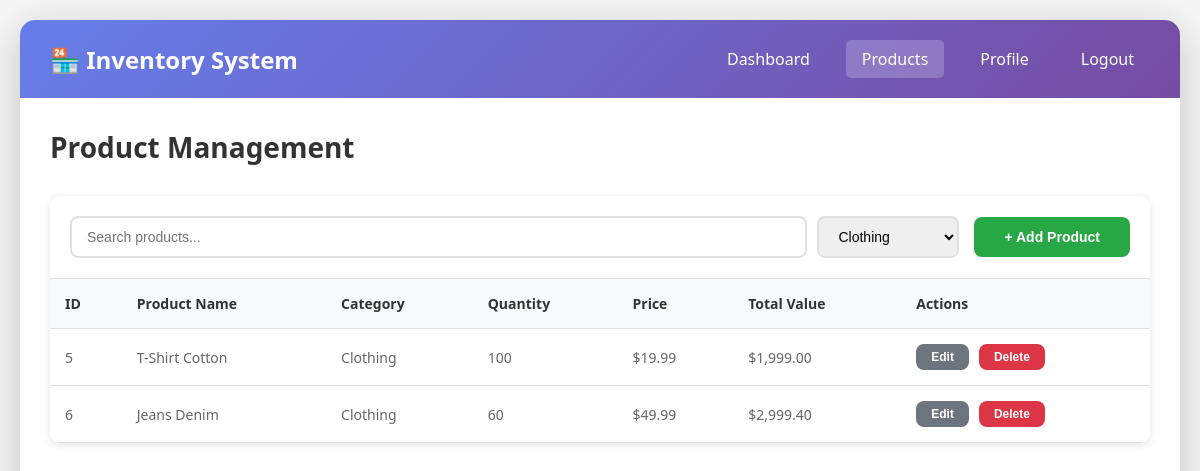
Screenshot of /products.php?category=Clothing (signed in) with the database file from the repository.
### tables this page shows
CREATE TABLE IF NOT EXISTS products (
    id INT AUTO_INCREMENT PRIMARY KEY,
    user_id INT NOT NULL,
    product_name VARCHAR(100) NOT NULL,
    category VARCHAR(50) NOT NULL,
    quantity INT NOT NULL DEFAULT 0,
    price DECIMAL(10,2) NOT NULL DEFAULT 0.00,
    description TEXT,
    created_at TIMESTAMP DEFAULT CURRENT_TIMESTAMP,
    updated_at TIMESTAMP DEFAULT CURRENT_TIMESTAMP ON UPDATE CURRENT_TIMESTAMP,
    FOREIGN KEY (user_id) REFERENCES users(id) ON DELETE CASCADE
);

### functions.php (called while the page is built, shortened)
<?php
require_once 'config.php';
function getAllProducts($user_id, $search = '', $category_filter = '') {
    global $conn;
    $query = "SELECT * FROM products WHERE user_id = ?";
    $params = [$user_id];
    $types = "i";
    if ($category_filter != '' && $category_filter != 'All') {
        $query .= " AND category = ?";
        $params[] = $category_filter;
        $types .= "s";
    }
    $query .= " ORDER BY created_at DESC";
    $stmt = mysqli_prepare($conn, $query);
    mysqli_stmt_bind_param($stmt, $types, ...$params);
    mysqli_stmt_execute($stmt);
    $result = mysqli_stmt_get_result($stmt);
    $products = [];
    while ($row = mysqli_fetch_assoc($result)) {
        $products[] = $row;
    }
    return $products;
}
function sanitizeOutput($data) {
    return htmlspecialchars($data, ENT_QUOTES, 'UTF-8');
}
?>

### products.php (the view, shortened to what this page needs)
<?php
require_once 'functions.php';
$user_id = $_SESSION['user_id'];
$search = $_GET['search'] ?? '';
$category_filter = $_GET['category'] ?? '';
$products = getAllProducts($user_id, $search, $category_filter);
?>
<!DOCTYPE html>
<html lang="en">
<head>
    <link rel="stylesheet" href="styles.css">
</head>
<body style="display: block; background: #f5f5f5;">
    <div class="container">
        <div class="dashboard-container">
            <nav class="navbar">
                <div class="navbar-brand">🏪 Inventory System</div>
                <div class="navbar-menu">
                    <a href="dashboard.php">Dashboard</a>
                    <a href="products.php" class="active">Products</a>
                    <a href="profile.php">Profile</a>
                    <a href="logout.php">Logout</a>
                </div>
            </nav>
            <div class="dashboard-content">
                <h1 class="page-title">Product Management</h1>
                <div class="table-container">
                    <div class="table-header">
                        <div class="search-filter">
                            <input type="text" id="searchInput" placeholder="Search products..." value="<?php echo sanitizeOutput($search); ?>">
                            <select id="categoryFilter">
                                <option value="Clothing" <?php echo $category_filter == 'Clothing' ? 'selected' : ''; ?>>Clothing</option>
                            </select>
                        </div>
                        <button class="btn btn-success" onclick="openAddModal()">+ Add Product</button>
                    </div>
                    <?php if (count($products) > 0): ?>
                    <table>
                        <thead>
                            <tr>
                                <th>ID</th>
                                <th>Product Name</th>
                                <th>Category</th>
                                <th>Quantity</th>
                                <th>Price</th>
                                <th>Total Value</th>
                                <th>Actions</th>
                            </tr>
                        </thead>
                        <tbody>
                            <?php foreach ($products as $product): ?>
                                <tr>
                                    <td><?php echo $product['id']; ?></td>
                                    <td><?php echo sanitizeOutput($product['product_name']); ?></td>
                                    <td><?php echo sanitizeOutput($product['category']); ?></td>
                                    <td class="<?php echo $product['quantity'] < 10 ? 'low-stock' : ''; ?>">
                                        <?php echo $product['quantity']; ?>
                                    </td>
                                    <td>$<?php echo number_format($product['price'], 2); ?></td>
                                    <td>$<?php echo number_format($product['quantity'] * $product['price'], 2); ?></td>
                                    <td>
                                        <div class="actions">
                                            <button class="btn btn-secondary btn-sm" onclick='editProduct(<?php echo json_encode($product); ?>)'>Edit</button>
                                            <button class="btn btn-danger btn-sm" onclick="deleteProduct(<?php echo $product['id']; ?>, '<?php echo sanitizeOutput($product['product_name']); ?>')">Delete</button>
                                        </div>
                                    </td>
                                </tr>
                            <?php endforeach; ?>
                        </tbody>
                    </table>
                    <?php endif; ?>
                </div>
            </div>
        </div>
    </div>
</body>
</html>

### styles.css (style rules this page uses)
* { margin: 0; padding: 0; box-sizing: border-box; }
body { font-family: 'Segoe UI', Tahoma, Geneva, Verdana, sans-serif; background: linear-gradient(135deg, #667eea 0%, #764ba2 100%); min-height: 100vh; display: flex; justify-content: center; align-items: center; padding: 20px; }
.container { width: 100%; max-width: 1200px; margin: 0 auto; }
.btn { padding: 12px 30px; border: none; border-radius: 8px; font-size: 14px; font-weight: 600; cursor: pointer; transition: all 0.3s ease; text-decoration: none; display: inline-block; text-align: center; }
.btn-secondary { background: #6c757d; color: white; }
.btn-success { background: #28a745; color: white; }
.btn-danger { background: #dc3545; color: white; }
.btn-sm { padding: 6px 15px; font-size: 12px; }
.dashboard-container { background: white; border-radius: 15px; box-shadow: 0 10px 40px rgba(0, 0, 0, 0.2); overflow: hidden; min-height: 90vh; }
.navbar { background: linear-gradient(135deg, #667eea 0%, #764ba2 100%); color: white; padding: 20px 30px; display: flex; justify-content: space-between; align-items: center; flex-wrap: wrap; }
.navbar-brand { font-size: 24px; font-weight: bold; }
.navbar-menu { display: flex; gap: 20px; flex-wrap: wrap; }
.navbar-menu a { color: white; text-decoration: none; padding: 8px 16px; border-radius: 5px; transition: background 0.3s; }
.navbar-menu a:hover, .navbar-menu a.active { background: rgba(255, 255, 255, 0.2); }
.dashboard-content { padding: 30px; }
.page-title { font-size: 28px; color: #333; margin-bottom: 30px; }
.table-container { background: white; border-radius: 10px; box-shadow: 0 2px 10px rgba(0, 0, 0, 0.1); overflow: hidden; }
.table-header { padding: 20px; border-bottom: 1px solid #e0e0e0; display: flex; justify-content: space-between; align-items: center; flex-wrap: wrap; gap: 15px; }
.search-filter { display: flex; gap: 10px; flex-wrap: wrap; flex: 1; }
.search-filter input, .search-filter select { padding: 10px 15px; border: 2px solid #e0e0e0; border-radius: 8px; font-size: 14px; }
.search-filter input { flex: 1; min-width: 200px; }
table { width: 100%; border-collapse: collapse; }
thead { background: #f8f9fa; }
th, td { padding: 15px; text-align: left; border-bottom: 1px solid #e0e0e0; }
th { font-weight: 600; color: #333; font-size: 14px; }
td { font-size: 14px; color: #666; }
.actions { display: flex; gap: 10px; }

### rows the page displays
products: id "5", product_name "T-Shirt Cotton", category "Clothing", quantity "100", price "19.99", $product['quantity'] * $product['price'] "1,999.00"
products: id "6", product_name "Jeans Denim", category "Clothing", quantity "60", price "49.99", $product['quantity'] * $product['price'] "2,999.40"
